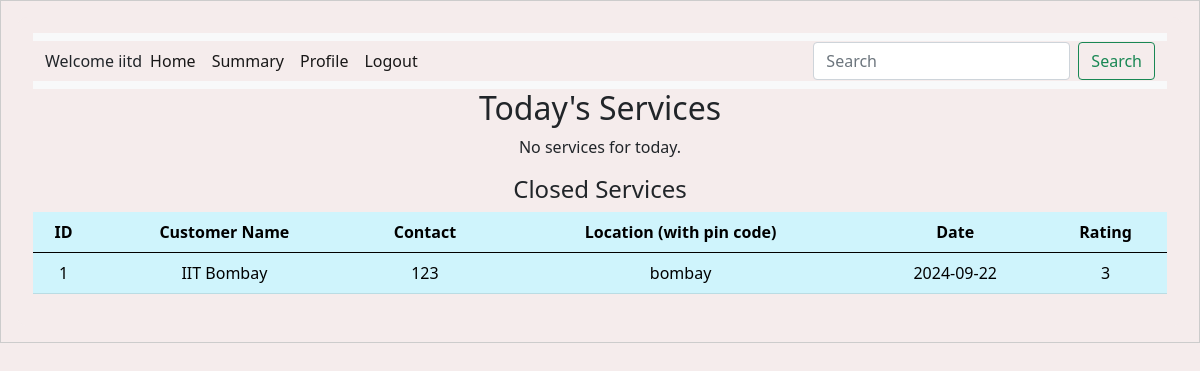
The app's page /professional_dashboard (signed in), older data.
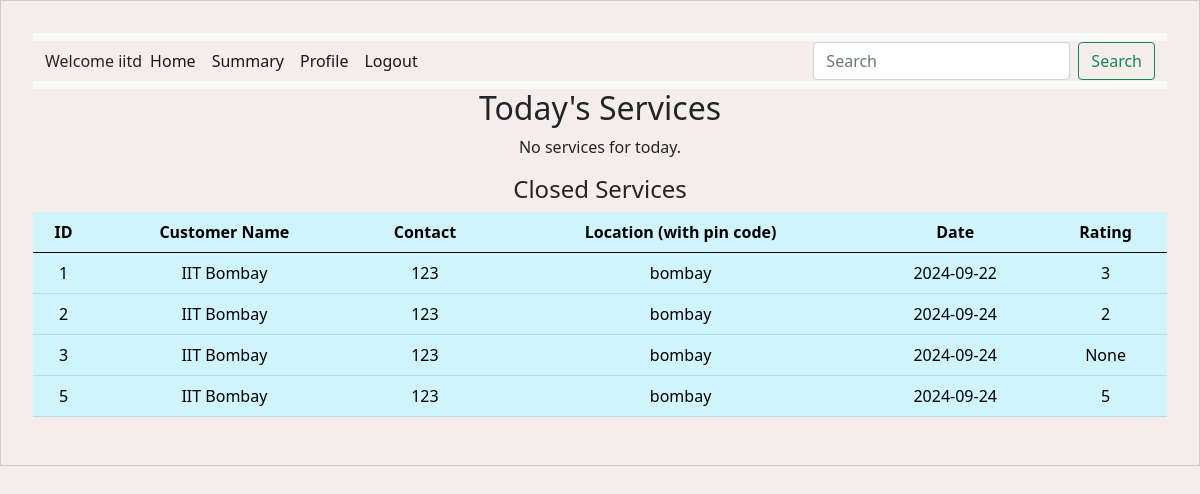
The same page, newer data.
### backend/models.py (models this page shows)
class Service_Professional(db.Model):
    __tablename__ = "service_professional"
    id = db.Column(db.Integer, primary_key=True, autoincrement=True)
    username = db.Column(db.String, unique=True, nullable=False)
    password = db.Column(db.String, nullable=False)
    name = db.Column(db.String, nullable=False)
    service_type = db.Column(
        db.String, nullable=False
    )  # nullable true done for some reason
    experience = db.Column(db.Integer, nullable=False)
    phone_no = db.Column(db.Integer, nullable=False)
    email = db.Column(db.String, unique=True, nullable=False)
    address = db.Column(db.String, nullable=False)
    pin_code = db.Column(db.String, nullable=False)
    verified_status = db.Column(db.String, nullable=True)
    document = db.Column(db.String, nullable=True)  # Column to store document path
    custom_services = db.relationship(
        "ProfessionalService",
        back_populates="professional",
        lazy=True,
        cascade="all, delete-orphan",
    )

class Service_Request(db.Model):
    __tablename__ = "service_request"
    id = db.Column(db.Integer, primary_key=True, autoincrement=True)
    service_id = db.Column(db.Integer, db.ForeignKey("service.id"), nullable=False)
    customer_id = db.Column(db.Integer, db.ForeignKey("customer.id"), nullable=False)
    professional_id = db.Column(
        db.Integer, db.ForeignKey("service_professional.id"), nullable=False
    )
    date_of_request = db.Column(db.DateTime, nullable=False, default=datetime.utcnow)
    date_of_completion = db.Column(db.DateTime)
    service_status = db.Column(
        db.String, nullable=False
    )  # e.g., 'requested', 'assigned', 'closed'
    remarks = db.Column(db.String)
    rating = db.Column(db.Integer, nullable=False)  # Added this line for the rating
    service = db.relationship(
        "Service",
        backref=db.backref(
            "service_requests",
            lazy=True,
        ),
    )
    customer = db.relationship(
        "Customer", backref=db.backref("service_requests", lazy=True)
    )
    professional = db.relationship(
        "Service_Professional",
        backref=db.backref("service_requests", lazy=True, cascade="all, delete-orphan"),
    )

class Customer(db.Model):
    __tablename__ = "customer"
    id = db.Column(db.Integer, primary_key=True, autoincrement=True)
    username = db.Column(db.String, unique=True, nullable=False)
    password = db.Column(db.String, nullable=False)
    name = db.Column(db.String, nullable=False)
    email = db.Column(db.String, unique=True, nullable=False)
    address = db.Column(db.String, nullable=False)
    pin_code = db.Column(db.String, nullable=False)
    phone_no = db.Column(db.Integer, nullable=False)
    role = db.Column(
        db.Integer, nullable=False, default=1
    )  # 0 for admin, 1 for customer

### backend/controller.py (the view)
@app.route("/professional_dashboard")
def professional_dashboard():
    if "professional_id" in session:  # Check if professional is logged in
        professional_id = session["professional_id"]
        service_requests = (
            Service_Request.query.options(
                joinedload(
                    Service_Request.professional
                )  # Eager load the professional relationship
            )
            .filter_by(professional_id=professional_id)
            .all()
        )
        today_services = [
            req for req in service_requests if req.service_status == "requested"
        ]
        closed_services = [
            req for req in service_requests if req.service_status == "closed"
        ]
        return render_template(
            "professional_dashboard.html",
            today_services=today_services,
            closed_services=closed_services,
            professional=session.get("username"),
        )

### templates/professional_dashboard.html (shortened to what this page needs)
<!DOCTYPE html>
<html lang="en">
<head>
    <link rel="stylesheet" href="/static/style.css" />
    <link href="https://cdn.jsdelivr.net/npm/bootstrap@5.0.2/dist/css/bootstrap.min.css" rel="stylesheet"
 />
</head>
<body>
    <div id="container">
        <div id="panel">
            <nav class="navbar navbar-expand-lg navbar-light bg-light">
                <div class="container-fluid">
                    <label>Welcome {{ professional }}</label>
                    <div class="collapse navbar-collapse" id="navbarSupportedContent">
                        <ul class="navbar-nav me-auto mb-2 mb-lg-0">
                            <li class="nav-item">
                                <a class="nav-link active" aria-current="page" href="#">Home</a>
                            </li>
                            <li class="nav-item">
                                <a class="nav-link active" aria-current="page" href="#">Summary</a>
                            </li>
                                <a class="nav-link active" aria-current="page" href="#">Profile</a>
                            <li class="nav-item">
                                <a class="nav-link active" aria-current="page" href="{{ url_for('logout') }}">Logout</a>
                            </li>
                        </ul>
                        <form class="d-flex" action="{{ url_for('search_service') }}" method="GET">
                            <input class="form-control me-2" type="search" placeholder="Search" aria-label="Search"
                                name="query" />
                            <button class="btn btn-outline-success" type="submit">Search</button>
                        </form>
                    </div>
                </div>
            </nav>
            <h2>Today's Services</h2>
            {% if today_services %}
            <table class="table table-info table-hover">
                <thead>
                    <tr>
                        <th>ID</th>
                        <th>Customer Name</th>
                        <th>Contact Phone</th>
                        <th>Location (with pin code)</th>
                        <th>Action</th>
                    </tr>
                </thead>
                <tbody>
                    {% for request in today_services %}
                    <tr>
                        <td>{{ request.id }}</td>
                        <td>{{ request.customer.name }}</td>
                        <td>{{ request.customer.phone_no }}</td>
                        <td>{{ request.customer.address }}</td>
                        <td>
                            <form action="{{ url_for('complete_service', request_id=request.id) }}" method="POST">
                                <button type="submit">Accept</button>
                            </form>
                            <form action="{{ url_for('reject_service', request_id=request.id) }}" method="POST">
                                <button type="submit">Rejected</button>
                            </form>
                        </td>
                    </tr>
                    {% endfor %}
                </tbody>
            </table>
            {% else %}
            <p>No services for today.</p>
            {% endif %}
            <h4>Closed Services</h4>
            {% if closed_services %}
            <table class="table table-info table-hover">
                <thead>
                    <tr>
                        <th>ID</th>
                        <th>Customer Name</th>
                        <th>Contact</th>
                        <th>Location (with pin code)</th>
                        <th>Date</th>
                        <th>Rating</th>
                    </tr>
                </thead>
                <tbody>
                    {% for closed_service in closed_services %}
                    <tr>
                        <td>{{ closed_service.id }}</td>
                        <td>{{ closed_service.customer.name }}</td>
                        <td>{{ closed_service.customer.phone_no }}</td>
                        <td>{{ closed_service.customer.address }}</td>
                        <td>{{ closed_service.date_of_completion.strftime('%Y-%m-%d') }}</td>
                        <td>{{ closed_service.rating }}</td>
                    </tr>
                    {% endfor %}
                </tbody>
            </table>
            {% else %}
            <p>No closed services yet.</p>
            {% endif %}
        </div>
    </div>
</body>
</html>

### static/style.css (style rules this page uses)
* { margin: 0; background-color: #f5ecec; }
#panel { width: auto; margin: auto; height: auto; text-align: center; padding: 2vh; border: 0px solid black; border-radius: 10px; }
#container { width: auto; margin: auto; padding: 2vh; border: 1px solid #ccc; }
a { color: black; }

Row changes from the older to the newer data that the page shows:
added Service_Request: id "2", customer.name "IIT Bombay", customer.phone_no "123", customer.address "bombay", date_of_completion "2024-09-24", rating "2"
added Service_Request: id "3", customer.name "IIT Bombay", customer.phone_no "123", customer.address "bombay", date_of_completion "2024-09-24", rating "None"
added Service_Request: id "5", customer.name "IIT Bombay", customer.phone_no "123", customer.address "bombay", date_of_completion "2024-09-24", rating "5"
